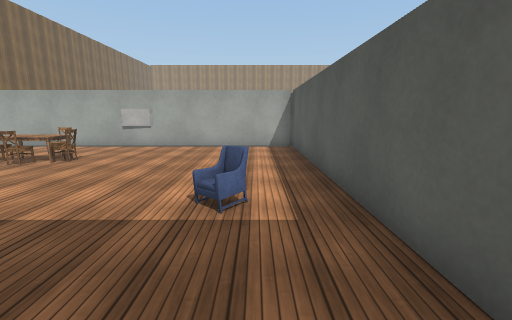
view 1 (above)

22 first-person views from a walk through a 3-D level made in the Unity game engine. The camera is 1.4 m above the floor, tilts 10° down and sees 90° across. The floor is counted in squares, 1 m on a side. Each view is taken from the middle of a square. On the plan, view 1 faces up. The plan holds only what a view shows up to about 13 squares ahead; the rest is blank. The place goes on beyond the plan. Some animated figures are left out. Surface patterns are stand-ins for the level's own textures.

view 2
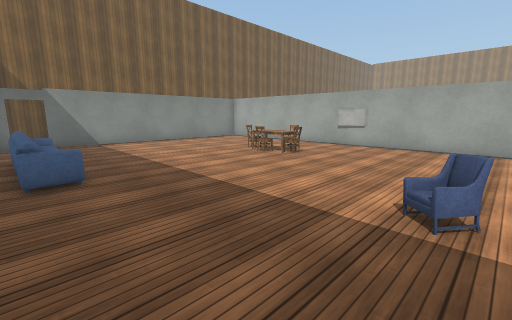

view 3
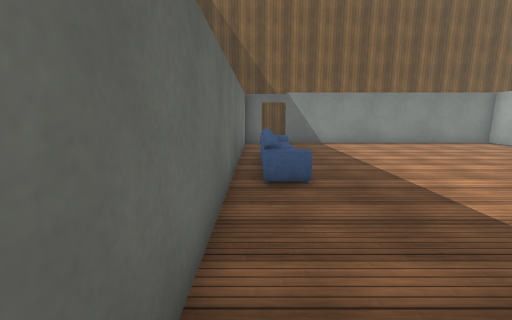

view 4
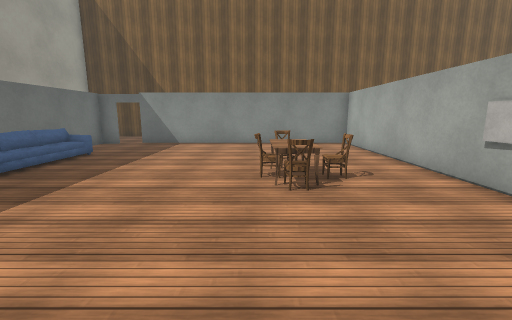

view 5
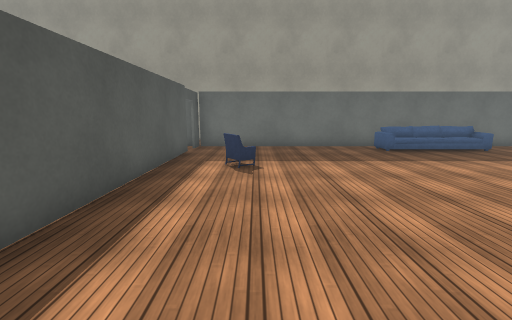

view 6
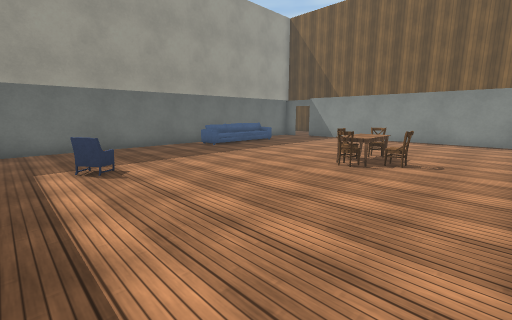

view 7
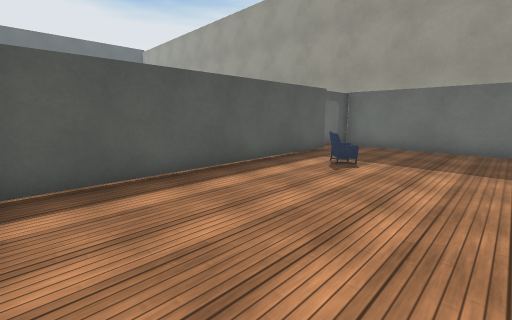

view 8
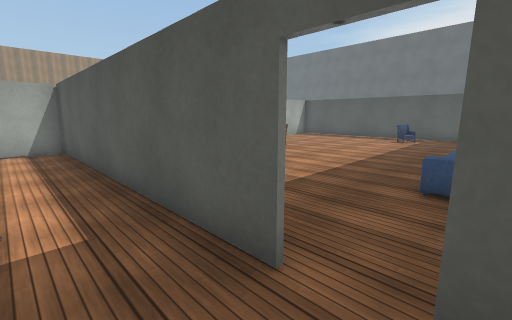

view 9
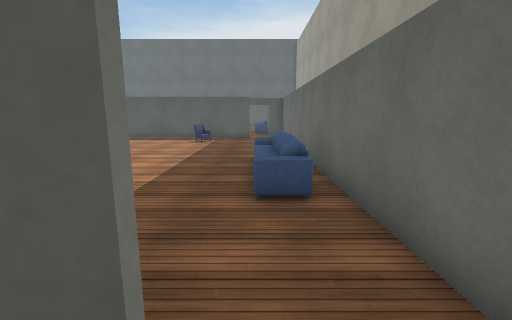

view 10
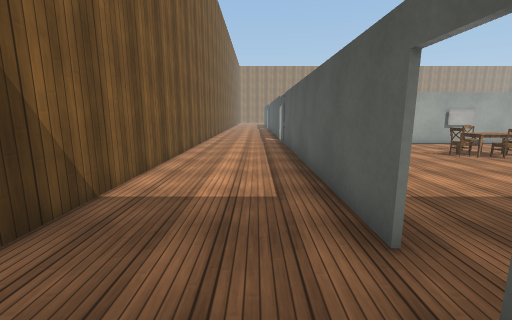

view 11
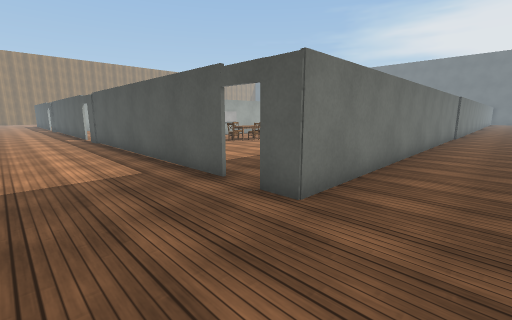

view 12
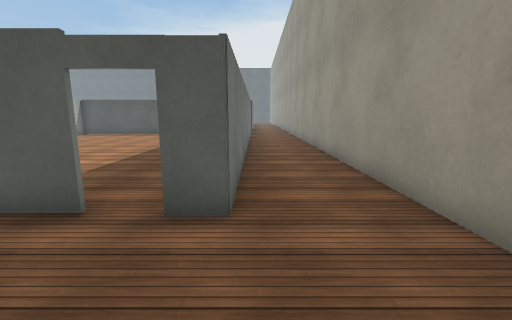

view 13
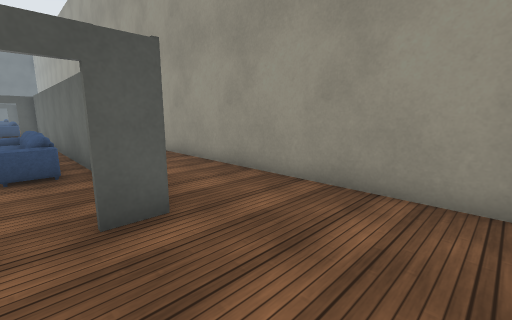

view 14
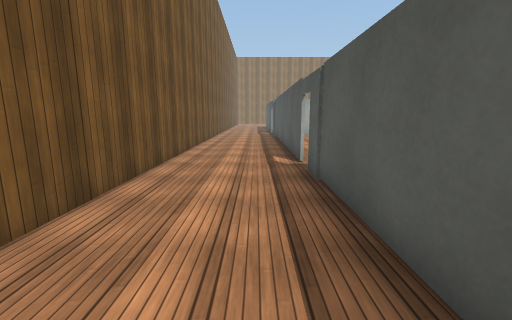

view 15
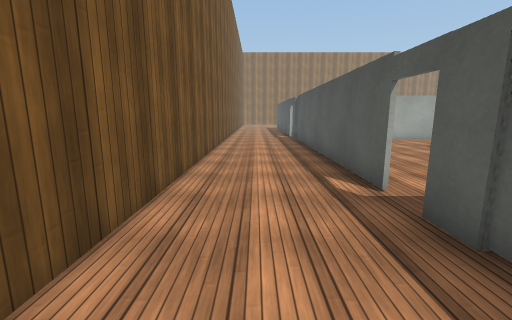

view 16
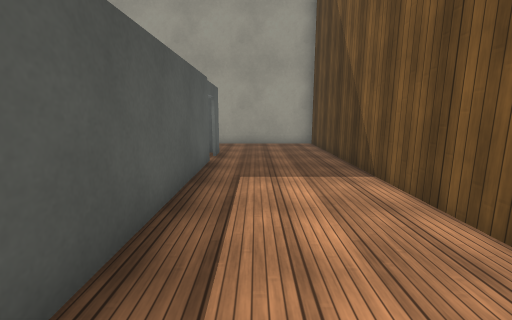

view 17
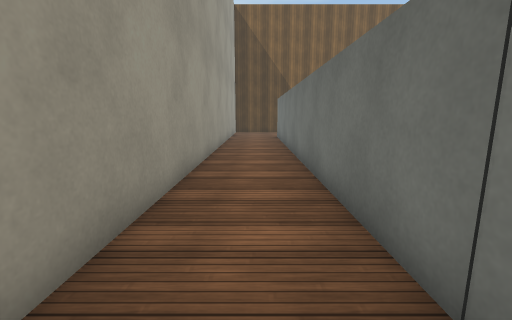

view 18
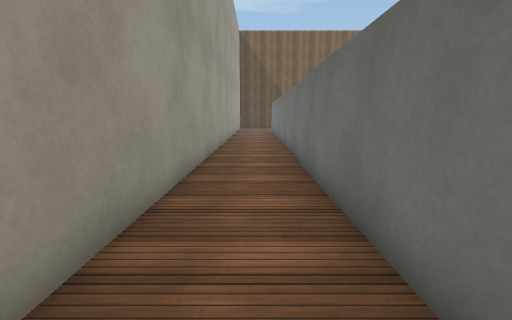

view 19
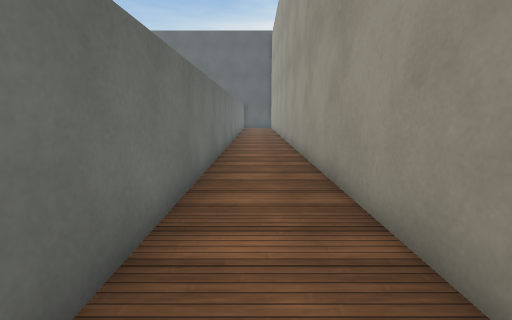

view 20
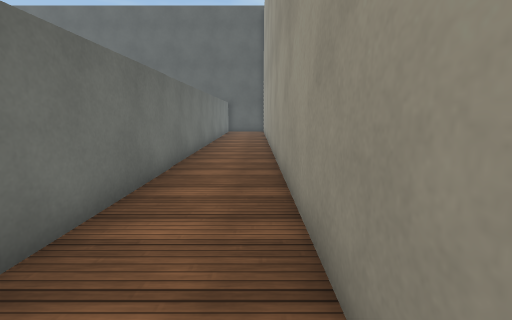

view 21
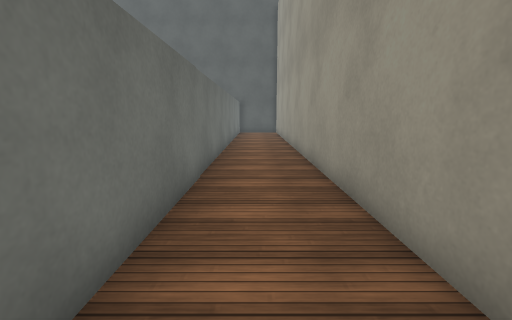

view 22
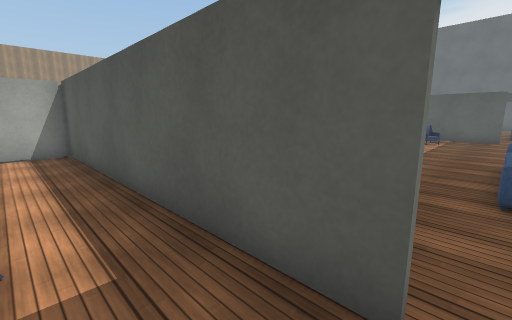

### Floor plan
Points are (right, up) in squares from view 1. A wall is a line through its corners. A room is listed if a view was taken in it or the views show most of it. See-through windows are left out.
Room 1 (views 1, 2, 3, 4, 5, 6, 7, 8, 9, 22)
walls: (1.6, 1.2) (1.6, 12.2); (-13.5, 0.4) (-13.5, -0.5) (1.6, -0.5) (1.6, 0.2); (1.6, 11.4) (-13.5, 11.4) (-13.5, 1.4)
ways out: opening at (-14, 1) to room 2; opening at (2, 1)
objects: sofa (-10, 0) to (-9, 1); chair (-8, 8); sofa (-7, 0) to (-6, 0); chair (-7, 7); table (-7, 7) to (-6, 8); chair (-7, 9); chair (-6, 8); TV (-5, 11); armchair (0, 4)
Room 2 (views 10, 11, 12, 13, 14, 15, 16, 17, 18, 19, 20, 21)
walls: (-13.6, 1.4) (-13.6, 12.5); (-13.6, 13.5) (-13.6, 22.1); (-17.7, 22.1) (-17.7, -3.6) (22.5, -3.6); (22.5, -0.7) (-13.6, -0.7) (-13.6, 0.4)
ways out: opening at (-14, 1) to room 1; opening at (-14, 13)

Positions as (right, up) in squares from view 1, and headings:
1: (0, 0), facing up
2: (0, 0), facing up-left
3: (-1, 0), facing left
4: (-1, 7), facing left
5: (-1, 11), facing down
6: (1, 11), facing down-left
7: (-4, 11), facing down-right
8: (0, 0), facing up-right
9: (1, 1), facing right
10: (-15, -1), facing up
11: (-17, -3), facing up-right
12: (-17, -1), facing right
13: (-17, 1), facing down-right
14: (-15, 6), facing up
15: (-16, 9), facing up
16: (-15, 9), facing down
17: (3, -2), facing left
18: (9, -2), facing left
19: (4, -2), facing right
20: (10, -3), facing right
21: (11, -2), facing right
22: (0, 1), facing up-right
